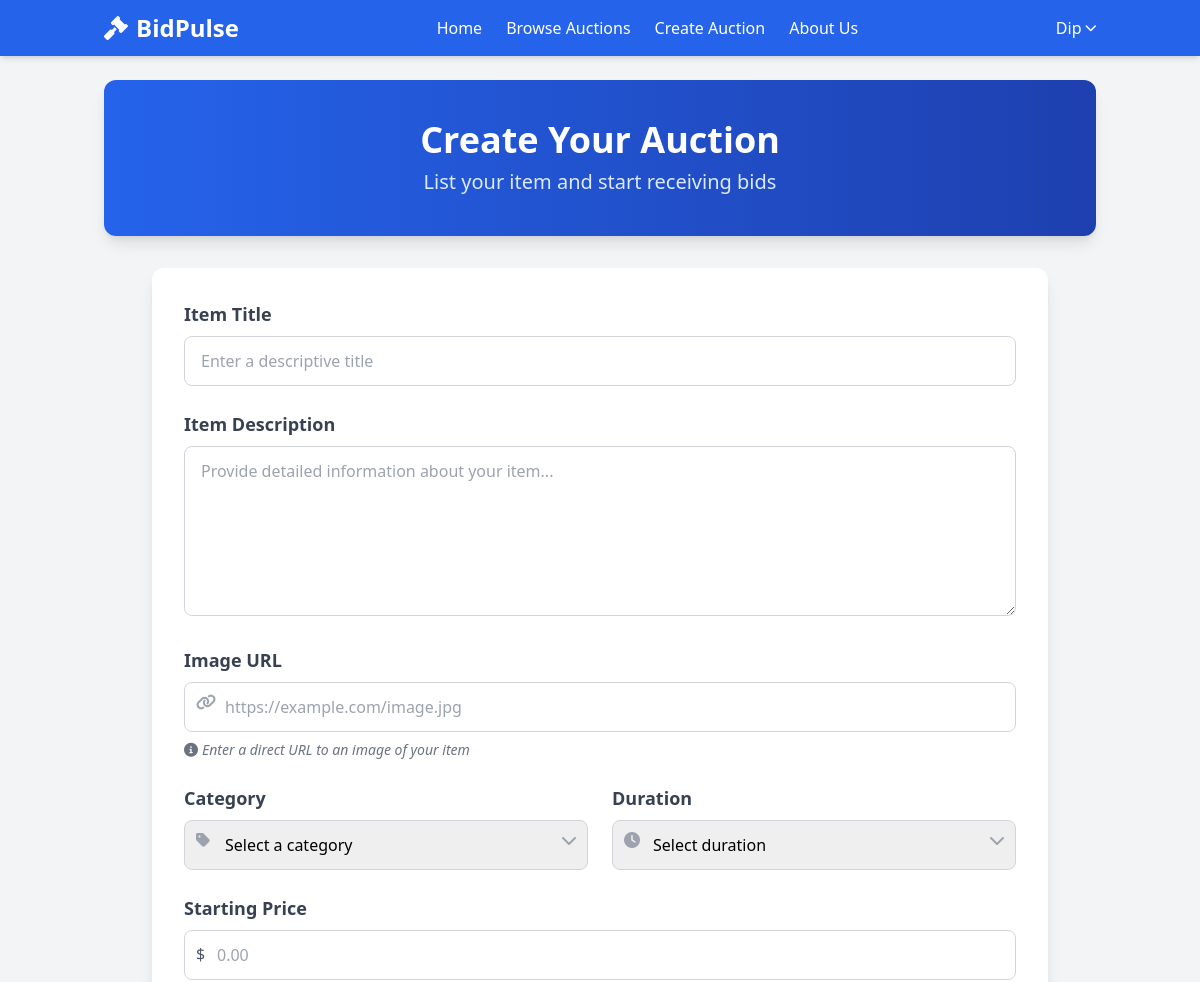
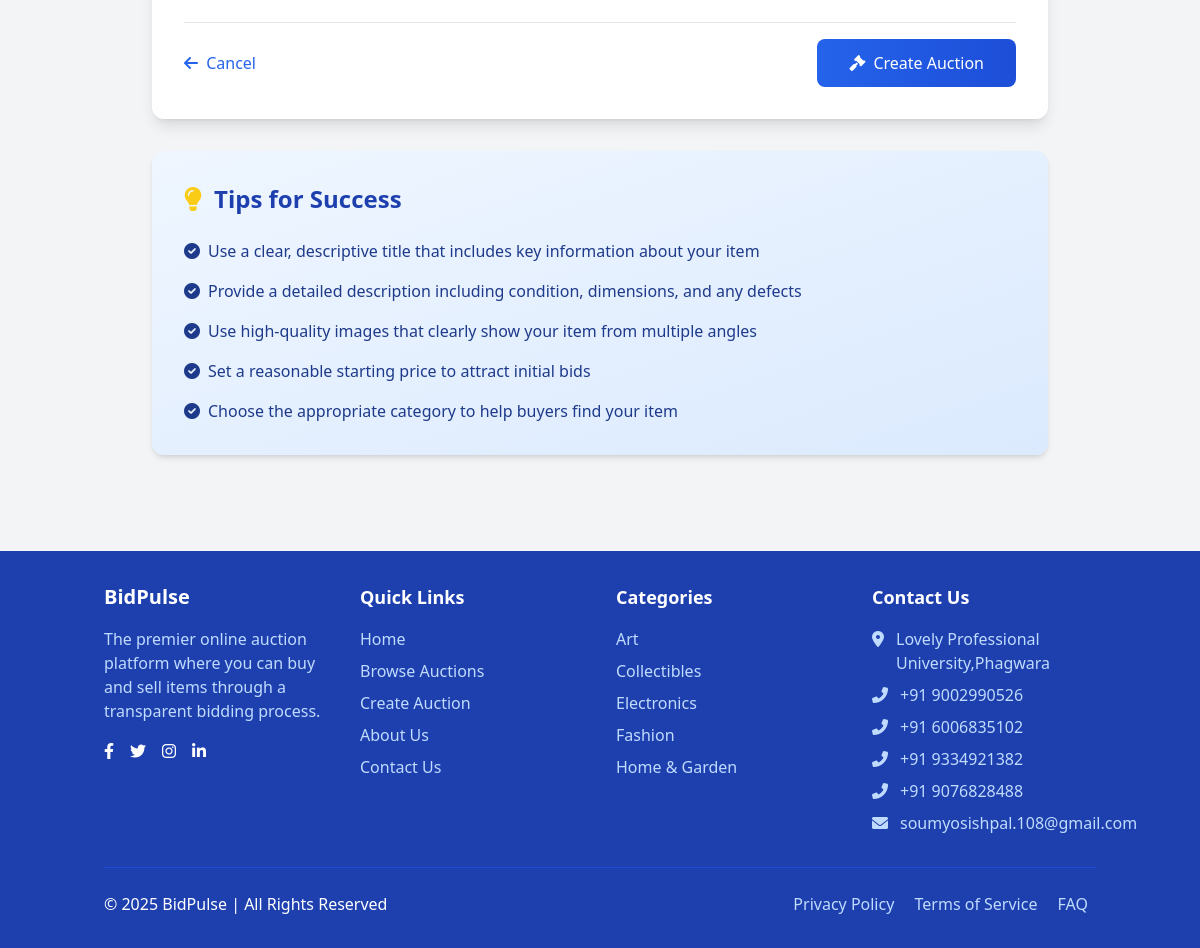
Screenshot of /create_auction.php (signed in) with the database file from the repository (2 pictures, top to bottom).
### tables this page shows
CREATE TABLE `categories` (
  `category_id` int(11) NOT NULL,
  `name` varchar(50) NOT NULL,
  `description` text DEFAULT NULL,
  `created_at` timestamp NOT NULL DEFAULT current_timestamp()
);

### php/auction_functions.php (called while the page is built, shortened)
<?php
require_once 'config.php';
function get_all_categories() {
    global $conn;
    $query = "SELECT * FROM categories ORDER BY name";
    $result = mysqli_query($conn, $query);
    $categories = [];
    if($result) {
        while($row = mysqli_fetch_assoc($result)) {
            $categories[] = $row;
        }
    }
    return $categories;
}
?>

### create_auction.php (the view, shortened to what this page needs)
<?php
require_once 'php/config.php';
require_once 'php/auction_functions.php';
$categories = get_all_categories();
include 'php/header.php';
?>
<div class="bg-gradient-to-r from-blue-600 to-blue-800 text-white py-10 rounded-xl mb-8 shadow-lg">
    <div class="container mx-auto px-4 text-center">
        <h1 class="text-4xl font-bold mb-2">Create Your Auction</h1>
        <p class="text-xl text-blue-100">List your item and start receiving bids</p>
    </div>
</div>
<div class="max-w-4xl mx-auto">
    <div class="bg-white rounded-xl shadow-lg p-8 mb-8 transform hover:shadow-2xl transition duration-300">
        <form action="create_auction.php" method="POST" id="auctionForm" class="space-y-6">
            <div class="mb-6">
                <label for="title" class="block text-gray-700 text-lg font-semibold mb-2">Item Title</label>
                <input type="text" id="title" name="title" class="w-full px-4 py-3 border border-gray-300 rounded-lg focus:outline-none focus:ring-2 focus:ring-blue-500 focus:border-transparent transition duration-200" placeholder="Enter a descriptive title" value="<?php echo isset($_POST['title']) ? htmlspecialchars($_POST['title']) : ''; ?>" required>
            </div>
            <div class="mb-6">
                <label for="description" class="block text-gray-700 text-lg font-semibold mb-2">Item Description</label>
                <textarea id="description" name="description" rows="6" class="w-full px-4 py-3 border border-gray-300 rounded-lg focus:outline-none focus:ring-2 focus:ring-blue-500 focus:border-transparent transition duration-200" placeholder="Provide detailed information about your item..." required><?php echo isset($_POST['description']) ? htmlspecialchars($_POST['description']) : ''; ?></textarea>
            </div>
            <div class="mb-6">
                <label for="image_url" class="block text-gray-700 text-lg font-semibold mb-2">Image URL</label>
                <div class="relative">
                    <i class="fas fa-link absolute left-3 top-3 text-gray-400"></i>
                    <input type="url" id="image_url" name="image_url" class="w-full pl-10 px-4 py-3 border border-gray-300 rounded-lg focus:outline-none focus:ring-2 focus:ring-blue-500 focus:border-transparent transition duration-200" placeholder="https://example.com/image.jpg" value="<?php echo isset($_POST['image_url']) ? htmlspecialchars($_POST['image_url']) : ''; ?>" required>
                </div>
                <p class="text-sm text-gray-500 mt-2 italic"><i class="fas fa-info-circle mr-1"></i>Enter a direct URL to an image of your item</p>
            </div>
            <div class="grid grid-cols-1 md:grid-cols-2 gap-6 mb-6">
                <div>
                    <label for="category_id" class="block text-gray-700 text-lg font-semibold mb-2">Category</label>
                    <div class="relative">
                        <i class="fas fa-tag absolute left-3 top-3 text-gray-400"></i>
                        <select id="category_id" name="category_id" class="w-full pl-10 px-4 py-3 border border-gray-300 rounded-lg focus:outline-none focus:ring-2 focus:ring-blue-500 focus:border-transparent transition duration-200 appearance-none" required>
                            <option value="">Select a category</option>
                        </select>
                        <i class="fas fa-chevron-down absolute right-3 top-3 text-gray-400"></i>
                    </div>
                </div>
                <div>
                    <label for="duration_days" class="block text-gray-700 text-lg font-semibold mb-2">Duration</label>
                    <div class="relative">
                        <i class="fas fa-clock absolute left-3 top-3 text-gray-400"></i>
                        <select id="duration_days" name="duration_days" class="w-full pl-10 px-4 py-3 border border-gray-300 rounded-lg focus:outline-none focus:ring-2 focus:ring-blue-500 focus:border-transparent transition duration-200 appearance-none" required>
                            <option value="">Select duration</option>
                        </select>
                        <i class="fas fa-chevron-down absolute right-3 top-3 text-gray-400"></i>
                    </div>
                </div>
            </div>
            <div class="mb-8">
                <label for="starting_price" class="block text-gray-700 text-lg font-semibold mb-2">Starting Price</label>
                <div class="relative">
                    <span class="absolute left-3 top-3 text-gray-600 font-medium">$</span>
                    <input type="number" id="starting_price" name="starting_price" step="0.01" min="0.01" class="w-full pl-8 px-4 py-3 border border-gray-300 rounded-lg focus:outline-none focus:ring-2 focus:ring-blue-500 focus:border-transparent transition duration-200" placeholder="0.00" value="<?php echo isset($_POST['starting_price']) ? htmlspecialchars($_POST['starting_price']) : ''; ?>" required>
                </div>
            </div>
            <div class="flex justify-between items-center pt-4 border-t border-gray-200">
                <a href="index.php" class="text-blue-600 hover:text-blue-800 font-medium transition duration-200">
                    <i class="fas fa-arrow-left mr-1"></i> Cancel
                </a>
                <button type="submit" class="bg-gradient-to-r from-blue-600 to-blue-700 text-white px-8 py-3 rounded-lg hover:from-blue-700 hover:to-blue-800 transform hover:scale-105 transition duration-200 font-medium">
                    <i class="fas fa-gavel mr-2"></i>Create Auction
                </button>
            </div>
        </form>
    </div>
    <div class="bg-gradient-to-br from-blue-50 to-blue-100 rounded-xl p-8 mb-8 shadow-md">
        <h2 class="text-2xl font-bold text-blue-800 mb-6 flex items-center">
            <i class="fas fa-lightbulb text-yellow-400 mr-3"></i>Tips for Success
        </h2>
        <ul class="space-y-4 text-blue-900">
            <li class="flex items-start">
                <i class="fas fa-check-circle mt-1 mr-2"></i>
                <span>Use a clear, descriptive title that includes key information about your item</span>
            </li>
            <li class="flex items-start">
                <i class="fas fa-check-circle mt-1 mr-2"></i>
                <span>Provide a detailed description including condition, dimensions, and any defects</span>
            </li>
            <li class="flex items-start">
                <i class="fas fa-check-circle mt-1 mr-2"></i>
                <span>Use high-quality images that clearly show your item from multiple angles</span>
            </li>
            <li class="flex items-start">
                <i class="fas fa-check-circle mt-1 mr-2"></i>
                <span>Set a reasonable starting price to attract initial bids</span>
            </li>
            <li class="flex items-start">
                <i class="fas fa-check-circle mt-1 mr-2"></i>
                <span>Choose the appropriate category to help buyers find your item</span>
            </li>
        </ul>
    </div>
</div>
<?php include 'php/footer.php'; ?>

### php/footer.php (shortened to what this page needs)
</main>
    <footer class="bg-blue-800 text-white mt-10">
        <div class="container mx-auto px-4 py-8">
            <div class="grid grid-cols-1 md:grid-cols-4 gap-8">
                <div>
                    <h3 class="text-xl font-semibold mb-4">BidPulse</h3>
                    <p class="text-blue-200 mb-4">The premier online auction platform where you can buy and sell items through a transparent bidding process.</p>
                    <div class="flex space-x-4">
                        <a href="#" class="text-white hover:text-blue-200"><i class="fab fa-facebook-f"></i></a>
                        <a href="#" class="text-white hover:text-blue-200"><i class="fab fa-twitter"></i></a>
                        <a href="#" class="text-white hover:text-blue-200"><i class="fab fa-instagram"></i></a>
                        <a href="nkedin.com/in/soumyosishpal/" class="text-white hover:text-blue-200"><i class="fab fa-linkedin-in"></i></a>
                    </div>
                </div>
                <div>
                    <h3 class="text-lg font-semibold mb-4">Quick Links</h3>
                    <ul class="space-y-2">
                        <li><a href="index.php" class="text-blue-200 hover:text-white">Home</a></li>
                        <li><a href="browse.php" class="text-blue-200 hover:text-white">Browse Auctions</a></li>
                        <li><a href="create_auction.php" class="text-blue-200 hover:text-white">Create Auction</a></li>
                        <li><a href="about.php" class="text-blue-200 hover:text-white">About Us</a></li>
                        <li><a href="contact.php" class="text-blue-200 hover:text-white">Contact Us</a></li>
                    </ul>
                </div>
                <div>
                    <h3 class="text-lg font-semibold mb-4">Categories</h3>
                    <ul class="space-y-2">
                        <?php
                        require_once 'php/auction_functions.php';
                        $categories = get_all_categories();
                        foreach(array_slice($categories, 0, 5) as $category) {
                            echo '<li><a href="browse.php?category=' . $category['category_id'] . '" class="text-blue-200 hover:text-white">' . $category['name'] . '</a></li>';
                        }
                        ?>
                    </ul>
                </div>
                <div>
                    <h3 class="text-lg font-semibold mb-4">Contact Us</h3>
                    <ul class="space-y-2 text-blue-200">
                        <li class="flex items-start">
                            <i class="fas fa-map-marker-alt mt-1 mr-3"></i>
                            <span>Lovely Professional University,Phagwara</span>
                        </li>
                        <li class="flex items-start">
                            <i class="fas fa-phone-alt mt-1 mr-3"></i>
                            <span>+91 9002990526</span>
                        </li>
                        <li class="flex items-start">
                            <i class="fas fa-phone-alt mt-1 mr-3"></i>
                            <span>+91 6006835102</span>
                        </li>
                        <li class="flex items-start">
                            <i class="fas fa-phone-alt mt-1 mr-3"></i>
                            <span>+91 9334921382</span>
                        </li>
                        <li class="flex items-start">
                            <i class="fas fa-phone-alt mt-1 mr-3"></i>
                            <span>+91 9076828488</span>
                        </li>
                        <li class="flex items-start">
                            <i class="fas fa-envelope mt-1 mr-3"></i>
                            <span>soumyosishpal.108@gmail.com</span>
                        </li>
                    </ul>
                </div>
            </div>
            <div class="border-t border-blue-700 mt-8 pt-6 flex flex-col md:flex-row justify-between items-center">
                <p>© 2025 BidPulse | All Rights Reserved</p>
                <div class="mt-4 md:mt-0">
                    <a href="#" class="text-blue-200 hover:text-white mx-2">Privacy Policy</a>
                    <a href="#" class="text-blue-200 hover:text-white mx-2">Terms of Service</a>
                    <a href="#" class="text-blue-200 hover:text-white mx-2">FAQ</a>
                </div>
            </div>
        </div>
    </footer>
</body>
</html>

### rows the page displays
categories: name "Art"
categories: name "Collectibles"
categories: name "Electronics"
categories: name "Fashion"
categories: name "Home & Garden"

### other values shown
$_SESSION['username'] "Dip"
